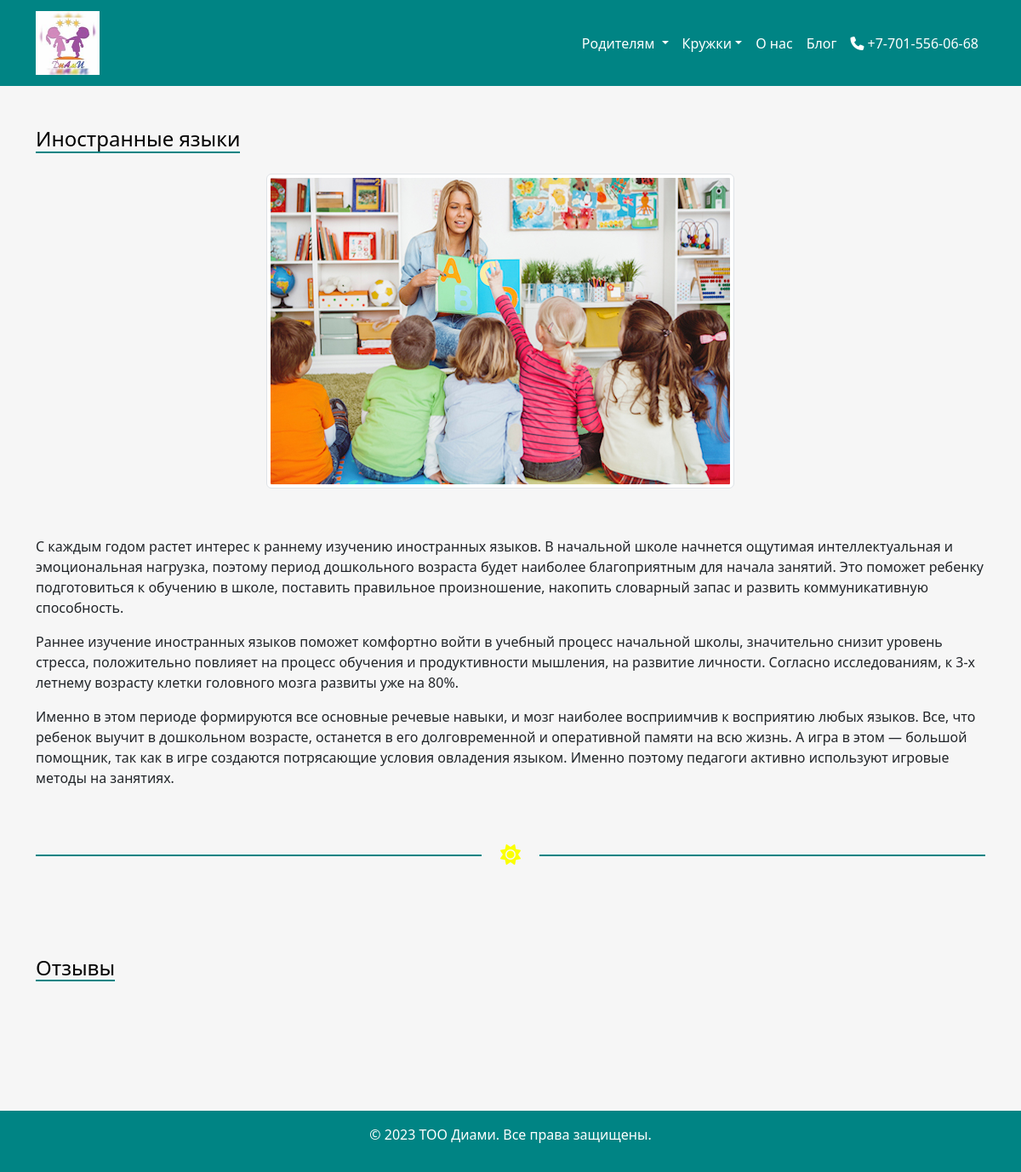
/clubs/1, run on the app's committed database.
### main/models.py (models this page shows, shortened)
class Clubs(models.Model):
    name_clubs = models.CharField('Название кружка', blank=False, null=False, max_length=30)
    full_text = RichTextUploadingField('Описание кружка', validators=[MinLengthValidator(10, 'Введите больше 10 символов')],
                                 blank=False, null=False)
    image = models.ImageField('Изображение', upload_to='images/', default='')
    class Meta:
        verbose_name = 'Кружок'
        verbose_name_plural = 'Кружки'

### main/views.py (the view)
# urls.py: path('clubs/<int:pk>', views.clubs_detail, name='clubs_detail'),
def clubs_detail(request, pk):
    clubs = Clubs.objects.get(pk=pk)
    return render(request, 'main/clubs.html', {'title': clubs.name_clubs, 'clubs': clubs,})

### main/context_clubs.py (called while the page is built)
def krujki(request):
    return {'krujki': Clubs.objects.all()}

### main/context_forparents.py (called while the page is built)
def forparents(request):
    return {'roditeli': ForParents.objects.all()}

### main/templates/main/clubs.html (shortened to what this page needs)
{% extends 'base.html' %}
{% load static %}
{% block content %}
<div class="container pt-5">
    <div class="row">
        <div class="col-md-12 col-sm-12">
            <h4 class="underline">{{ title }}</h4>
        </div>
        <div class="row">
            <div class="col-md-12 col-sm-12 text-center">
                <figure class="figure m-3">
                <img src="{{ clubs.image.url }}" class="figure-img img-fluid rounded img-thumbnail" alt="Кружки" style="max-width: 100%; height: auto">
            </figure>
            </div>
        </div>
    </div>
    <div class="row pt-3">
        <div class="col-lg-12 pt-4 pt-lg-0 col-sm-12 col-md-12">
            <p>
                {{ clubs.full_text|safe }}
            </p>
        </div>
    </div>
    <h1 class="py-5 px-5"><span><i class="fas fa-sun" style="color: #fbff00;"></i></span></h1>
</div>
{% endblock %}

### static/main/css/style.css (style rules this page uses)
*, *::before, *::after { box-sizing: border-box; }
html, h1, h2, h3, h4, h5, h6 { color: black; }
h1 { position: relative; overflow: hidden; font-size: 24px; font-weight: normal; text-align: center; }
h1>span { display: inline-block; margin: 0 .4em; }
h1>span:before, h1>span:after { content: ''; position: absolute; width: 100%; border-top: 2px solid #008484; margin-top: .6em; }
h1>span:before { margin-left: -102%; }
h1>span:after { margin-left: 2%; }
body { background: #f6f6f6; }
.underline { border-bottom: 2px solid #008484 !important; display: inline-block; }
body, wrapper { min-height: 100vh; }

### data on the page
Clubs: name_clubs "Иностранные языки", image (picture), full_text "С каждым годом растет интерес к раннему изучению иностранных языков. В начальной школе начнется ощутимая интеллектуальная и эмоциональная нагрузка, поэтому период дошкольного возраста будет наиболее благоприятным для начала занятий. Это поможет ребенку подготовиться к обучению в школе, поставить правильное произношение, накопить словарный запас и развить коммуникативную способность. Раннее изучение иностранных языков поможет комфортно войти в учебный процесс начальной школы, значительно снизит уровень стресса, положительно повлияет на процесс обучения и продуктивности мышления, на развитие личности. Согласно исследованиям, к 3-х летнему возрасту клетки головного мозга развиты уже на 80%.…"
